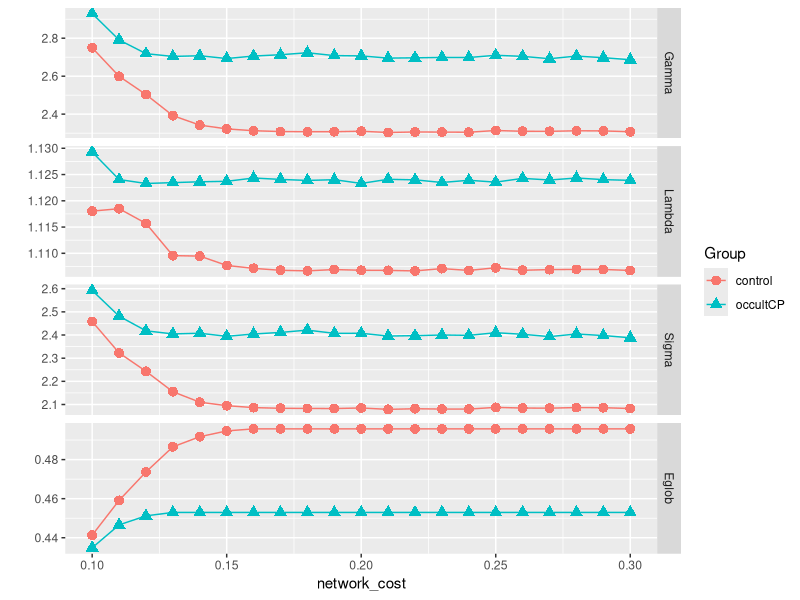

The R source for this figure:
library(ggplot2)
library(reshape2)

mydata <- read.table(file = 'global_variables_cost.csv',sep = ',',header = T)
mydata_tmp <- melt(mydata,id = c("network_cost","Group"))

curveplot_1 <- ggplot(mydata_tmp,aes(x = network_cost,y = value,color = Group,shape = Group))
curveplot_1 <- curveplot_1 + geom_point(size = 3) + geom_line() + facet_grid(variable~.,scales = 'free_y')
curveplot_1 <- curveplot_1 + ylab('')